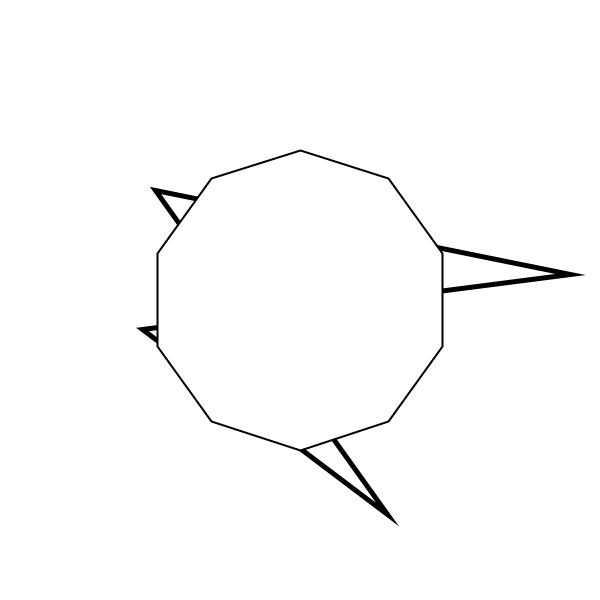
Frame 1 (no input)
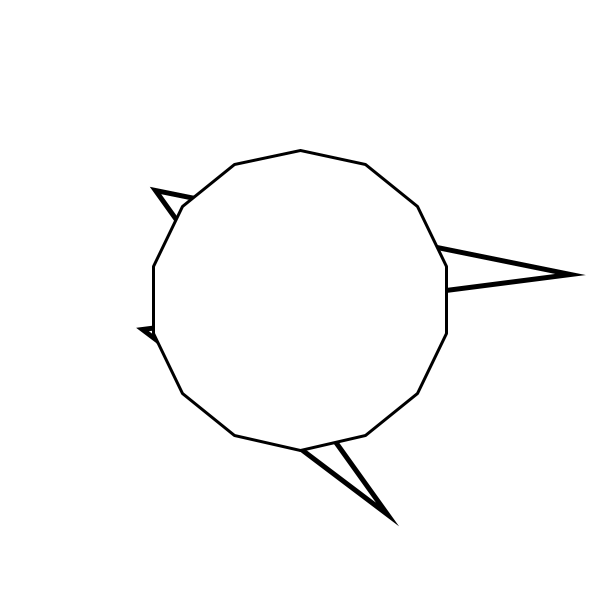
Frame 60 (the mouse pressed at the canvas centre just before this capture)
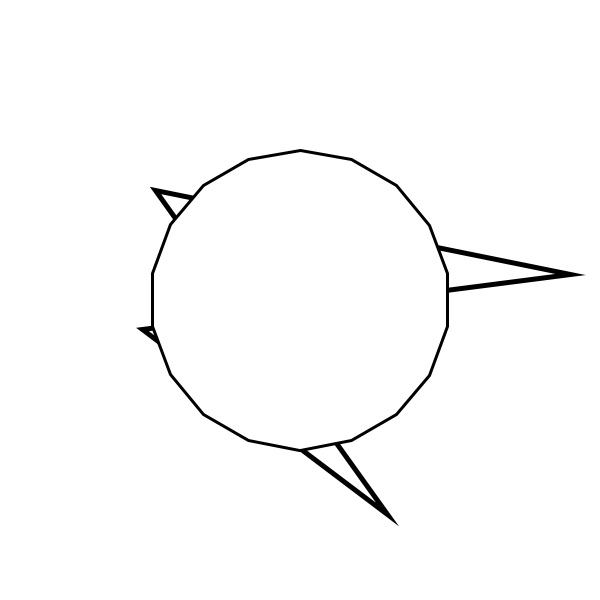
Frame 120 (the mouse held since frame 60 and released just before this capture)

The Processing sketch that drew these frames (run headless with seeded random() and noise(); from frame 60 on, the mouse is pressed at the canvas centre):

// Processing sketch: day4_CustomShapes
// ── day4_CustomShapes.pde

// This code explores the basics of creating shapes with the
// polygon syntax... 
// It's basically just "beginShape()" and "endShape(CLOSE)" with
//whatever vertices you want in between... lines will then be drawn
//between the vertices in the order they're listed...
//the "(CLOSE)" part of endShape tells Processing to connect the 
//first and last vertex, too.

//To demonstrate this, we'll first create a shape with 4 random vertices.

//Then we'll create one with vertices at regular increments around a circle,
//using sine and cosine,
//to make symmetrical polygons.

float x1, y1, x2, y2, x3, y3, x4, y4;

void setup() {
  size(600, 600);

  x1 = random(width);
  x2 = random(width);
  x3 = random(width);
  x4 = random(width);

  y1 = random(height);
  y2 = random(height);
  y3 = random(height);
  y4 = random(height);
}

void draw() {
  background(255);

  strokeWeight(5);
  //to create a shape with random sides:
  beginShape();

  vertex(x1, y1);
  vertex(x2, y2);
  vertex(x3, y3);
  vertex(x4, y4);

  endShape(CLOSE);

  //***OR*** we could do the same thing, but with
  //new random vertices set every frame
  //(instead of setting the random vertices ONCE in the setup loop)

  //beginShape();
  // vertex(random(width),random(height));
  // vertex(random(width),random(height));
  // vertex(random(width),random(height));
  // vertex(random(width),random(height));
  //endShape(CLOSE);


  //To create a regular polygon, we can use sine and cosine...

  //right now this is set to randomly vary the
  //strokeweight and number of sides, creating a
  //sort of "drawn animation" effect. BUT...
  //You can start with just a set strokeweight and 
  //side number to demonstrate:

  int weight = int(random(1, 5));
  strokeWeight(weight);

  //create and set our variables for the polygon:
  float sideIncrement = 0;
  float shapeRadius = width/4;
  int numberOfSides = int(random(10, 20));

  //start the shape:
  beginShape();

  //loops through a range between 0 and 2PI, 
  //i.e. 360 degrees
  while (sideIncrement < TWO_PI) {

    //sets coordinates that are sine and cosine of
    //current increment between 0 and 2PI, creating a 
    //ring of vertexes:
    float xPos = sin(sideIncrement)*shapeRadius;
    float yPos = cos(sideIncrement)*shapeRadius;

    //creates a new vertex at this position,
    //offset to center of screen:
    vertex(xPos+width*0.5, yPos+height*0.5);

    //advances to the next increment at which to draw a vertex
    //(full circle divided by number of sides you want)...
    sideIncrement += TWO_PI/numberOfSides;
  }

  //after all the vertices have been added, close the shape
  endShape(CLOSE);
}
